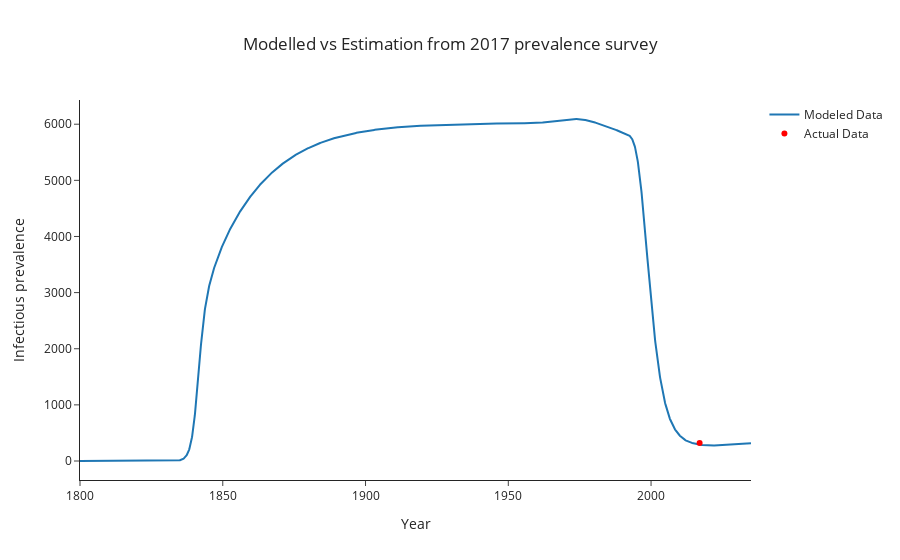

This figure's notebook cell:
### Code cell
plot_model_vs_actual(derived_df_0, targets['adults_prevalence_pulmonary_target'], 'adults_prevalence_pulmonary', 'Infectious prevalence', 'Modelled vs Estimation from 2017 prevalence survey')

### Figure 1 — Plotly figure (JSON) as saved in the notebook; plotly's stock layout.template omitted (floating-point values rounded to 4 significant figures; data arrays with more than 128 entries replaced by an {"elided": "..."} marker saying what was removed)
{"data": [{"mode": "lines", "name": "Modeled Data", "type": "scatter", "x": {"elided": "2351 float values"}, "y": {"elided": "2351 float values"}}, {"marker": {"color": "red"}, "mode": "markers", "name": "Actual Data", "type": "scatter", "x": [2017], "y": [322]}], "layout": {"title": {"text": "Modelled vs Estimation from 2017 prevalence survey", "x": 0.5}, "xaxis": {"title": {"text": "Year"}}, "yaxis": {"title": {"text": "Infectious prevalence"}}}}
